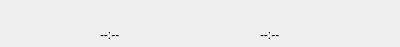
<?xml version="1.0" encoding="UTF-8"?>
<ui version="4.0">
 <class>Player</class>
 <widget class="QMainWindow" name="Player">
  <property name="geometry">
   <rect>
    <x>0</x>
    <y>0</y>
    <width>400</width>
    <height>47</height>
   </rect>
  </property>
  <property name="minimumSize">
   <size>
    <width>285</width>
    <height>47</height>
   </size>
  </property>
  <property name="maximumSize">
   <size>
    <width>400</width>
    <height>47</height>
   </size>
  </property>
  <property name="acceptDrops">
   <bool>true</bool>
  </property>
  <property name="windowTitle">
   <string>neuPlayer</string>
  </property>
  <property name="windowIcon">
   <iconset resource="assets.qrc">
    <normaloff>:/Ressources/neuPlayer.png</normaloff>:/Ressources/neuPlayer.png</iconset>
  </property>
  <property name="autoFillBackground">
   <bool>false</bool>
  </property>
  <property name="styleSheet">
   <string notr="true"/>
  </property>
  <widget class="QWidget" name="centralWidget">
   <property name="font">
    <font>
     <family>Segoe UI</family>
    </font>
   </property>
   <property name="styleSheet">
    <string notr="true">QPushButton#a_menubtn{	
	background-image: url(:/Ressources/roundedmenubtn.png);
}
QPushButton#a_menubtn:hover{
	background-image: url(:/Ressources/roundedmenubtn_onHover.png);
}
QPushButton#a_playbtn{ 
background-image: url(:/Ressources/Playbtn.png);}
QPushButton#a_playbtn:hover{ 
background-image: url(:/Ressources/Playbtn_onHover.png);}
QPushButton#a_pausebtn{
	background-image: url(:/Ressources/Pausebtn.png);
}
QPushButton#a_pausebtn:hover{
	background-image: url(:/Ressources/Pausebtn_onHover.png);
}
QPushButton#a_closeButton{
	background-image: url(:/Ressources/closeButton.png);
}
QPushButton#a_closeButton:hover{
	background-image: url(:/Ressources/closeButton_onHover.png);
}
QPushButton#a_hideButton{
	background-image: url(:/Ressources/hideButton.png);
}
QPushButton#a_hideButton:hover{
	background-image: url(:/Ressources/hideButton_onHover.png);
}
QSlider::handle:horizontal {
	image: url(:/Ressources/handle.png);
}</string>
   </property>
   <widget class="QLabel" name="a_label">
    <property name="geometry">
     <rect>
      <x>100</x>
      <y>0</y>
      <width>181</width>
      <height>31</height>
     </rect>
    </property>
    <property name="minimumSize">
     <size>
      <width>170</width>
      <height>0</height>
     </size>
    </property>
    <property name="font">
     <font>
      <family>Segoe UI</family>
      <pointsize>10</pointsize>
      <weight>50</weight>
      <bold>false</bold>
     </font>
    </property>
    <property name="frameShape">
     <enum>QFrame::NoFrame</enum>
    </property>
    <property name="text">
     <string/>
    </property>
    <property name="alignment">
     <set>Qt::AlignCenter</set>
    </property>
   </widget>
   <widget class="QPushButton" name="a_playbtn">
    <property name="geometry">
     <rect>
      <x>0</x>
      <y>0</y>
      <width>41</width>
      <height>41</height>
     </rect>
    </property>
    <property name="toolTip">
     <string>Jouer (Espace)</string>
    </property>
    <property name="styleSheet">
     <string notr="true"/>
    </property>
    <property name="text">
     <string/>
    </property>
    <property name="iconSize">
     <size>
      <width>42</width>
      <height>42</height>
     </size>
    </property>
    <property name="shortcut">
     <string>Space</string>
    </property>
    <property name="flat">
     <bool>true</bool>
    </property>
   </widget>
   <widget class="QPushButton" name="a_pausebtn">
    <property name="geometry">
     <rect>
      <x>0</x>
      <y>0</y>
      <width>41</width>
      <height>41</height>
     </rect>
    </property>
    <property name="toolTip">
     <string>Pause (Espace)</string>
    </property>
    <property name="text">
     <string/>
    </property>
    <property name="iconSize">
     <size>
      <width>42</width>
      <height>42</height>
     </size>
    </property>
    <property name="shortcut">
     <string>Space</string>
    </property>
    <property name="flat">
     <bool>true</bool>
    </property>
   </widget>
   <widget class="QPushButton" name="a_volumebtn">
    <property name="geometry">
     <rect>
      <x>280</x>
      <y>26</y>
      <width>31</width>
      <height>20</height>
     </rect>
    </property>
    <property name="toolTip">
     <string>Volume (cliquez pour muet)</string>
    </property>
    <property name="text">
     <string/>
    </property>
    <property name="icon">
     <iconset resource="assets.qrc">
      <normaloff>:/Ressources/volumebtn.png</normaloff>:/Ressources/volumebtn.png</iconset>
    </property>
    <property name="iconSize">
     <size>
      <width>42</width>
      <height>42</height>
     </size>
    </property>
    <property name="flat">
     <bool>true</bool>
    </property>
   </widget>
   <widget class="QPushButton" name="a_menubtn">
    <property name="geometry">
     <rect>
      <x>372</x>
      <y>23</y>
      <width>24</width>
      <height>22</height>
     </rect>
    </property>
    <property name="toolTip">
     <string>Menu (Click droit)</string>
    </property>
    <property name="text">
     <string/>
    </property>
    <property name="iconSize">
     <size>
      <width>30</width>
      <height>35</height>
     </size>
    </property>
    <property name="flat">
     <bool>true</bool>
    </property>
   </widget>
   <widget class="QWidget" name="horizontalLayoutWidget_2">
    <property name="geometry">
     <rect>
      <x>40</x>
      <y>20</y>
      <width>51</width>
      <height>31</height>
     </rect>
    </property>
    <layout class="QHBoxLayout" name="horizontalLayout_2">
     <item>
      <widget class="QPushButton" name="a_previous">
       <property name="toolTip">
        <string>Précédent (Ctrl + Gauche)</string>
       </property>
       <property name="text">
        <string/>
       </property>
       <property name="icon">
        <iconset resource="assets.qrc">
         <normaloff>:/Ressources/previousbtn.png</normaloff>:/Ressources/previousbtn.png</iconset>
       </property>
       <property name="iconSize">
        <size>
         <width>38</width>
         <height>38</height>
        </size>
       </property>
       <property name="shortcut">
        <string>Ctrl+Left</string>
       </property>
       <property name="flat">
        <bool>true</bool>
       </property>
      </widget>
     </item>
     <item>
      <widget class="QPushButton" name="a_forward">
       <property name="sizePolicy">
        <sizepolicy hsizetype="Minimum" vsizetype="Fixed">
         <horstretch>0</horstretch>
         <verstretch>0</verstretch>
        </sizepolicy>
       </property>
       <property name="toolTip">
        <string>Suivant (Ctrl + Droite)</string>
       </property>
       <property name="text">
        <string/>
       </property>
       <property name="icon">
        <iconset resource="assets.qrc">
         <normaloff>:/Ressources/forwardbtn.png</normaloff>:/Ressources/forwardbtn.png</iconset>
       </property>
       <property name="iconSize">
        <size>
         <width>38</width>
         <height>38</height>
        </size>
       </property>
       <property name="shortcut">
        <string>Ctrl+Right</string>
       </property>
       <property name="flat">
        <bool>true</bool>
       </property>
      </widget>
     </item>
    </layout>
   </widget>
   <widget class="QLabel" name="a_image">
    <property name="geometry">
     <rect>
      <x>-1</x>
      <y>0</y>
      <width>400</width>
      <height>50</height>
     </rect>
    </property>
    <property name="minimumSize">
     <size>
      <width>200</width>
      <height>0</height>
     </size>
    </property>
    <property name="text">
     <string/>
    </property>
    <property name="pixmap">
     <pixmap resource="assets.qrc">:/Ressources/neudarkbg.png</pixmap>
    </property>
   </widget>
   <widget class="QLabel" name="a_currenttime">
    <property name="geometry">
     <rect>
      <x>100</x>
      <y>20</y>
      <width>25</width>
      <height>29</height>
     </rect>
    </property>
    <property name="text">
     <string>--:--</string>
    </property>
   </widget>
   <widget class="QLabel" name="a_duration">
    <property name="geometry">
     <rect>
      <x>260</x>
      <y>20</y>
      <width>25</width>
      <height>29</height>
     </rect>
    </property>
    <property name="text">
     <string>--:--</string>
    </property>
   </widget>
   <widget class="QPushButton" name="a_closeButton">
    <property name="geometry">
     <rect>
      <x>380</x>
      <y>0</y>
      <width>18</width>
      <height>18</height>
     </rect>
    </property>
    <property name="toolTip">
     <string>Fermer le player (ALT + F4)</string>
    </property>
    <property name="text">
     <string/>
    </property>
    <property name="iconSize">
     <size>
      <width>16</width>
      <height>15</height>
     </size>
    </property>
    <property name="flat">
     <bool>true</bool>
    </property>
   </widget>
   <widget class="QPushButton" name="a_hideButton">
    <property name="geometry">
     <rect>
      <x>363</x>
      <y>0</y>
      <width>18</width>
      <height>18</height>
     </rect>
    </property>
    <property name="toolTip">
     <string>Réduire le player</string>
    </property>
    <property name="text">
     <string/>
    </property>
    <property name="iconSize">
     <size>
      <width>20</width>
      <height>15</height>
     </size>
    </property>
    <property name="flat">
     <bool>true</bool>
    </property>
   </widget>
   <zorder>a_image</zorder>
   <zorder>a_label</zorder>
   <zorder>a_playbtn</zorder>
   <zorder>a_pausebtn</zorder>
   <zorder>a_volumebtn</zorder>
   <zorder>a_menubtn</zorder>
   <zorder>horizontalLayoutWidget_2</zorder>
   <zorder>a_currenttime</zorder>
   <zorder>a_duration</zorder>
   <zorder>a_closeButton</zorder>
   <zorder>a_hideButton</zorder>
  </widget>
 </widget>
 <layoutdefault spacing="6" margin="11"/>
 <resources>
  <include location="assets.qrc"/>
 </resources>
 <connections/>
</ui>
